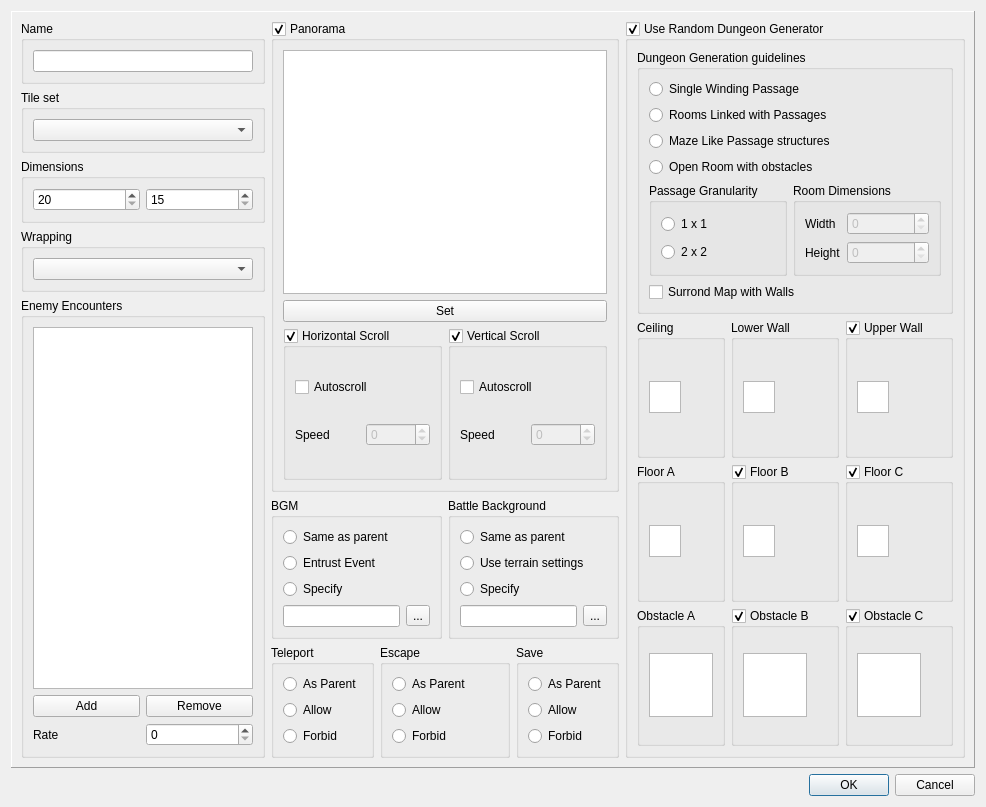
<?xml version="1.0" encoding="UTF-8"?>
<ui version="4.0">
 <class>MapPropertiesDialog</class>
 <widget class="QDialog" name="MapPropertiesDialog">
  <property name="geometry">
   <rect>
    <x>0</x>
    <y>0</y>
    <width>986</width>
    <height>807</height>
   </rect>
  </property>
  <property name="windowTitle">
   <string>Map properties</string>
  </property>
  <layout class="QVBoxLayout" name="verticalLayout">
   <item>
    <widget class="QFrame" name="frame">
     <property name="frameShape">
      <enum>QFrame::Shape::Panel</enum>
     </property>
     <property name="frameShadow">
      <enum>QFrame::Shadow::Raised</enum>
     </property>
     <layout class="QHBoxLayout" name="layoutPanel">
      <item>
       <layout class="QVBoxLayout" name="layoutLeft">
        <item>
         <widget class="QGroupBox" name="groupName">
          <property name="title">
           <string>Name</string>
          </property>
          <layout class="QHBoxLayout" name="layoutName">
           <item>
            <widget class="QLineEdit" name="lineName"/>
           </item>
          </layout>
         </widget>
        </item>
        <item>
         <widget class="QGroupBox" name="groupTileset">
          <property name="title">
           <string>Tile set</string>
          </property>
          <layout class="QVBoxLayout" name="layoutTilset">
           <item>
            <widget class="QComboBox" name="comboTileset"/>
           </item>
          </layout>
         </widget>
        </item>
        <item>
         <widget class="QGroupBox" name="groupDimensions">
          <property name="title">
           <string>Dimensions</string>
          </property>
          <layout class="QHBoxLayout" name="layoutDimensions">
           <item>
            <widget class="QSpinBox" name="spinWidth">
             <property name="minimum">
              <number>20</number>
             </property>
             <property name="maximum">
              <number>999</number>
             </property>
            </widget>
           </item>
           <item>
            <widget class="QSpinBox" name="spinHeight">
             <property name="minimum">
              <number>15</number>
             </property>
             <property name="maximum">
              <number>999</number>
             </property>
            </widget>
           </item>
          </layout>
         </widget>
        </item>
        <item>
         <widget class="QGroupBox" name="groupWrapping">
          <property name="title">
           <string>Wrapping</string>
          </property>
          <layout class="QVBoxLayout" name="layoutWrapping">
           <item>
            <widget class="QComboBox" name="comboWrapping"/>
           </item>
          </layout>
         </widget>
        </item>
        <item>
         <widget class="QGroupBox" name="groupEncounters">
          <property name="title">
           <string>Enemy Encounters</string>
          </property>
          <layout class="QVBoxLayout" name="layoutEncounters">
           <item>
            <widget class="QTableWidget" name="tableEncounters">
             <attribute name="horizontalHeaderVisible">
              <bool>false</bool>
             </attribute>
             <attribute name="horizontalHeaderStretchLastSection">
              <bool>true</bool>
             </attribute>
             <attribute name="verticalHeaderVisible">
              <bool>false</bool>
             </attribute>
             <attribute name="verticalHeaderDefaultSectionSize">
              <number>22</number>
             </attribute>
             <column>
              <property name="text">
               <string>Name</string>
              </property>
             </column>
            </widget>
           </item>
           <item>
            <layout class="QGridLayout" name="layoutAddRemoveEncounter">
             <item row="0" column="0">
              <widget class="QPushButton" name="pushAddEncounter">
               <property name="text">
                <string>Add</string>
               </property>
              </widget>
             </item>
             <item row="0" column="1">
              <widget class="QPushButton" name="pushRemoveEncounter">
               <property name="text">
                <string>Remove</string>
               </property>
              </widget>
             </item>
            </layout>
           </item>
           <item>
            <layout class="QHBoxLayout" name="layoutEncounterRate">
             <item>
              <widget class="QLabel" name="labelEncounterRate">
               <property name="text">
                <string>Rate</string>
               </property>
              </widget>
             </item>
             <item>
              <widget class="QSpinBox" name="spinEncounterRate"/>
             </item>
            </layout>
           </item>
          </layout>
         </widget>
        </item>
       </layout>
      </item>
      <item>
       <layout class="QGridLayout" name="layoutMiddle">
        <item row="0" column="0" colspan="4">
         <widget class="QGroupBox" name="groupPanorama">
          <property name="sizePolicy">
           <sizepolicy hsizetype="Preferred" vsizetype="Preferred">
            <horstretch>2</horstretch>
            <verstretch>2</verstretch>
           </sizepolicy>
          </property>
          <property name="title">
           <string>Panorama</string>
          </property>
          <property name="checkable">
           <bool>true</bool>
          </property>
          <layout class="QGridLayout" name="layoutPanorama">
           <item row="0" column="0" colspan="2">
            <widget class="QGraphicsView" name="graphicsPanorama">
             <property name="minimumSize">
              <size>
               <width>324</width>
               <height>244</height>
              </size>
             </property>
             <property name="maximumSize">
              <size>
               <width>324</width>
               <height>244</height>
              </size>
             </property>
            </widget>
           </item>
           <item row="1" column="0" colspan="2">
            <widget class="QPushButton" name="pushSetPanorama">
             <property name="text">
              <string>Set</string>
             </property>
            </widget>
           </item>
           <item row="2" column="0">
            <widget class="QGroupBox" name="groupHorizontalScroll">
             <property name="title">
              <string>Horizontal Scroll</string>
             </property>
             <property name="checkable">
              <bool>true</bool>
             </property>
             <layout class="QVBoxLayout" name="layoutHorizontalScroll">
              <item>
               <widget class="QCheckBox" name="checkHorizontalAutoscroll">
                <property name="sizePolicy">
                 <sizepolicy hsizetype="Minimum" vsizetype="Fixed">
                  <horstretch>0</horstretch>
                  <verstretch>0</verstretch>
                 </sizepolicy>
                </property>
                <property name="text">
                 <string>Autoscroll</string>
                </property>
               </widget>
              </item>
              <item>
               <layout class="QHBoxLayout" name="layoutHorizontalScrollSpeed">
                <item>
                 <widget class="QLabel" name="labelHorizontalScrollSpeed">
                  <property name="text">
                   <string>Speed</string>
                  </property>
                  <property name="buddy">
                   <cstring>spinHorizontalScrollSpeed</cstring>
                  </property>
                 </widget>
                </item>
                <item>
                 <widget class="QSpinBox" name="spinHorizontalScrollSpeed">
                  <property name="enabled">
                   <bool>false</bool>
                  </property>
                  <property name="minimum">
                   <number>-8</number>
                  </property>
                  <property name="maximum">
                   <number>8</number>
                  </property>
                 </widget>
                </item>
               </layout>
              </item>
             </layout>
            </widget>
           </item>
           <item row="2" column="1">
            <widget class="QGroupBox" name="groupVerticalScroll">
             <property name="title">
              <string>Vertical Scroll</string>
             </property>
             <property name="checkable">
              <bool>true</bool>
             </property>
             <layout class="QVBoxLayout" name="layoutVerticalScroll">
              <item>
               <widget class="QCheckBox" name="checkVerticalAutoscroll">
                <property name="sizePolicy">
                 <sizepolicy hsizetype="Minimum" vsizetype="Fixed">
                  <horstretch>0</horstretch>
                  <verstretch>0</verstretch>
                 </sizepolicy>
                </property>
                <property name="text">
                 <string>Autoscroll</string>
                </property>
               </widget>
              </item>
              <item>
               <layout class="QHBoxLayout" name="layoutVerticalScrollSpeed">
                <item>
                 <widget class="QLabel" name="labelVerticalScrollSpeed">
                  <property name="text">
                   <string>Speed</string>
                  </property>
                  <property name="buddy">
                   <cstring>spinVerticalScrollSpeed</cstring>
                  </property>
                 </widget>
                </item>
                <item>
                 <widget class="QSpinBox" name="spinVerticalScrollSpeed">
                  <property name="enabled">
                   <bool>false</bool>
                  </property>
                  <property name="minimum">
                   <number>-8</number>
                  </property>
                  <property name="maximum">
                   <number>8</number>
                  </property>
                 </widget>
                </item>
               </layout>
              </item>
             </layout>
            </widget>
           </item>
          </layout>
         </widget>
        </item>
        <item row="1" column="0" colspan="2">
         <widget class="QGroupBox" name="groupBGM">
          <property name="title">
           <string>BGM</string>
          </property>
          <layout class="QVBoxLayout" name="layoutBGM">
           <item>
            <widget class="QRadioButton" name="radioBGMparent">
             <property name="text">
              <string>Same as parent</string>
             </property>
            </widget>
           </item>
           <item>
            <widget class="QRadioButton" name="radioBGMevent">
             <property name="text">
              <string>Entrust Event</string>
             </property>
            </widget>
           </item>
           <item>
            <widget class="QRadioButton" name="radioBGMspecify">
             <property name="text">
              <string>Specify</string>
             </property>
            </widget>
           </item>
           <item>
            <layout class="QHBoxLayout" name="layoutBGMname">
             <item>
              <widget class="QLineEdit" name="lineBGMname">
               <property name="sizePolicy">
                <sizepolicy hsizetype="Expanding" vsizetype="Fixed">
                 <horstretch>1</horstretch>
                 <verstretch>0</verstretch>
                </sizepolicy>
               </property>
              </widget>
             </item>
             <item>
              <widget class="QToolButton" name="toolSetBGM">
               <property name="text">
                <string>...</string>
               </property>
              </widget>
             </item>
            </layout>
           </item>
          </layout>
         </widget>
        </item>
        <item row="1" column="2" colspan="2">
         <widget class="QGroupBox" name="groupBattleBackground">
          <property name="title">
           <string>Battle Background</string>
          </property>
          <layout class="QVBoxLayout" name="layoutBattleBackground">
           <item>
            <widget class="QRadioButton" name="radioBackdropParent">
             <property name="text">
              <string>Same as parent</string>
             </property>
            </widget>
           </item>
           <item>
            <widget class="QRadioButton" name="radioBackdropTerrain">
             <property name="text">
              <string>Use terrain settings</string>
             </property>
            </widget>
           </item>
           <item>
            <widget class="QRadioButton" name="radioBackdropSpecify">
             <property name="text">
              <string>Specify</string>
             </property>
            </widget>
           </item>
           <item>
            <layout class="QHBoxLayout" name="layoutBackdropSpecify">
             <item>
              <widget class="QLineEdit" name="lineBackdropName"/>
             </item>
             <item>
              <widget class="QToolButton" name="toolSetBackdrop">
               <property name="text">
                <string>...</string>
               </property>
              </widget>
             </item>
            </layout>
           </item>
          </layout>
         </widget>
        </item>
        <item row="2" column="0">
         <widget class="QGroupBox" name="groupTeleport">
          <property name="title">
           <string>Teleport</string>
          </property>
          <layout class="QVBoxLayout" name="layoutTeleport">
           <item>
            <widget class="QRadioButton" name="radioTeleportParent">
             <property name="text">
              <string>As Parent</string>
             </property>
            </widget>
           </item>
           <item>
            <widget class="QRadioButton" name="radioTeleportAllow">
             <property name="text">
              <string>Allow</string>
             </property>
            </widget>
           </item>
           <item>
            <widget class="QRadioButton" name="radioTeleportForbid">
             <property name="text">
              <string>Forbid</string>
             </property>
            </widget>
           </item>
          </layout>
         </widget>
        </item>
        <item row="2" column="1" colspan="2">
         <widget class="QGroupBox" name="groupEscape">
          <property name="title">
           <string>Escape</string>
          </property>
          <layout class="QVBoxLayout" name="layoutEscape">
           <item>
            <widget class="QRadioButton" name="radioEscapeParent">
             <property name="text">
              <string>As Parent</string>
             </property>
            </widget>
           </item>
           <item>
            <widget class="QRadioButton" name="radioEscapeAllow">
             <property name="text">
              <string>Allow</string>
             </property>
            </widget>
           </item>
           <item>
            <widget class="QRadioButton" name="radioEscapeForbid">
             <property name="text">
              <string>Forbid</string>
             </property>
            </widget>
           </item>
          </layout>
         </widget>
        </item>
        <item row="2" column="3">
         <widget class="QGroupBox" name="groupSave">
          <property name="title">
           <string>Save</string>
          </property>
          <layout class="QVBoxLayout" name="layoutSave">
           <item>
            <widget class="QRadioButton" name="radioSaveParent">
             <property name="text">
              <string>As Parent</string>
             </property>
            </widget>
           </item>
           <item>
            <widget class="QRadioButton" name="radioSaveAllow">
             <property name="text">
              <string>Allow</string>
             </property>
            </widget>
           </item>
           <item>
            <widget class="QRadioButton" name="radioSaveForbid">
             <property name="text">
              <string>Forbid</string>
             </property>
            </widget>
           </item>
          </layout>
         </widget>
        </item>
       </layout>
      </item>
      <item>
       <widget class="QGroupBox" name="groupUseGenerator">
        <property name="sizePolicy">
         <sizepolicy hsizetype="Preferred" vsizetype="Preferred">
          <horstretch>0</horstretch>
          <verstretch>0</verstretch>
         </sizepolicy>
        </property>
        <property name="title">
         <string>Use Random Dungeon Generator</string>
        </property>
        <property name="checkable">
         <bool>true</bool>
        </property>
        <layout class="QVBoxLayout" name="layoutGeneratorGuidelines">
         <item>
          <widget class="QGroupBox" name="groupGeneratorGuidelines">
           <property name="title">
            <string>Dungeon Generation guidelines</string>
           </property>
           <layout class="QVBoxLayout" name="layoutGroupGeneratorGuidelines">
            <item>
             <widget class="QRadioButton" name="radioDungeonSinglePassage">
              <property name="text">
               <string>Single Winding Passage</string>
              </property>
             </widget>
            </item>
            <item>
             <widget class="QRadioButton" name="radioDungeonLinkedRooms">
              <property name="text">
               <string>Rooms Linked with Passages</string>
              </property>
             </widget>
            </item>
            <item>
             <widget class="QRadioButton" name="radioDungeonMaze">
              <property name="text">
               <string>Maze Like Passage structures</string>
              </property>
             </widget>
            </item>
            <item>
             <widget class="QRadioButton" name="radioDungeonOpenRoom">
              <property name="text">
               <string>Open Room with obstacles</string>
              </property>
             </widget>
            </item>
            <item>
             <layout class="QHBoxLayout" name="layoutPassageRoom">
              <item>
               <widget class="QGroupBox" name="groupDungeonPassage">
                <property name="title">
                 <string>Passage Granularity</string>
                </property>
                <layout class="QVBoxLayout" name="layoutDungeonPassage">
                 <item>
                  <widget class="QRadioButton" name="radioDungeonPassage1_1">
                   <property name="text">
                    <string>1 x 1</string>
                   </property>
                  </widget>
                 </item>
                 <item>
                  <widget class="QRadioButton" name="radioDungeonPassage2_2">
                   <property name="text">
                    <string>2 x 2</string>
                   </property>
                  </widget>
                 </item>
                </layout>
               </widget>
              </item>
              <item>
               <widget class="QGroupBox" name="groupRoomDimensions">
                <property name="sizePolicy">
                 <sizepolicy hsizetype="Preferred" vsizetype="Preferred">
                  <horstretch>1</horstretch>
                  <verstretch>0</verstretch>
                 </sizepolicy>
                </property>
                <property name="title">
                 <string>Room Dimensions</string>
                </property>
                <layout class="QGridLayout" name="layoutRoomDimensions">
                 <item row="0" column="0">
                  <widget class="QLabel" name="labelDungeonRoomWidth">
                   <property name="text">
                    <string>Width</string>
                   </property>
                   <property name="buddy">
                    <cstring>spinDungeonRoomWidth</cstring>
                   </property>
                  </widget>
                 </item>
                 <item row="0" column="1">
                  <widget class="QSpinBox" name="spinDungeonRoomWidth">
                   <property name="enabled">
                    <bool>false</bool>
                   </property>
                   <property name="sizePolicy">
                    <sizepolicy hsizetype="Minimum" vsizetype="Fixed">
                     <horstretch>1</horstretch>
                     <verstretch>0</verstretch>
                    </sizepolicy>
                   </property>
                  </widget>
                 </item>
                 <item row="1" column="0">
                  <widget class="QLabel" name="labelDungeonRoomHeight">
                   <property name="text">
                    <string>Height</string>
                   </property>
                   <property name="buddy">
                    <cstring>spinDungeonRoomHeight</cstring>
                   </property>
                  </widget>
                 </item>
                 <item row="1" column="1">
                  <widget class="QSpinBox" name="spinDungeonRoomHeight">
                   <property name="enabled">
                    <bool>false</bool>
                   </property>
                  </widget>
                 </item>
                </layout>
               </widget>
              </item>
             </layout>
            </item>
            <item>
             <widget class="QCheckBox" name="checkDungeonSurroundWithWalls">
              <property name="text">
               <string>Surrond Map with Walls</string>
              </property>
             </widget>
            </item>
           </layout>
          </widget>
         </item>
         <item>
          <layout class="QGridLayout" name="layoutTiles">
           <item row="0" column="0">
            <widget class="QGroupBox" name="groupCeiling">
             <property name="title">
              <string>Ceiling</string>
             </property>
             <layout class="QVBoxLayout" name="layoutCeiling">
              <item>
               <widget class="QGraphicsView" name="graphicsCeiling">
                <property name="minimumSize">
                 <size>
                  <width>32</width>
                  <height>32</height>
                 </size>
                </property>
                <property name="maximumSize">
                 <size>
                  <width>32</width>
                  <height>32</height>
                 </size>
                </property>
                <property name="verticalScrollBarPolicy">
                 <enum>Qt::ScrollBarPolicy::ScrollBarAlwaysOff</enum>
                </property>
                <property name="horizontalScrollBarPolicy">
                 <enum>Qt::ScrollBarPolicy::ScrollBarAlwaysOff</enum>
                </property>
               </widget>
              </item>
             </layout>
            </widget>
           </item>
           <item row="0" column="1">
            <widget class="QGroupBox" name="groupLowerWall">
             <property name="title">
              <string>Lower Wall</string>
             </property>
             <layout class="QVBoxLayout" name="layoutLowerWall">
              <item>
               <widget class="QGraphicsView" name="graphicsLowerWall">
                <property name="minimumSize">
                 <size>
                  <width>32</width>
                  <height>32</height>
                 </size>
                </property>
                <property name="maximumSize">
                 <size>
                  <width>32</width>
                  <height>32</height>
                 </size>
                </property>
                <property name="verticalScrollBarPolicy">
                 <enum>Qt::ScrollBarPolicy::ScrollBarAlwaysOff</enum>
                </property>
                <property name="horizontalScrollBarPolicy">
                 <enum>Qt::ScrollBarPolicy::ScrollBarAlwaysOff</enum>
                </property>
               </widget>
              </item>
             </layout>
            </widget>
           </item>
           <item row="0" column="2">
            <widget class="QGroupBox" name="groupUpperWall">
             <property name="title">
              <string>Upper Wall</string>
             </property>
             <property name="checkable">
              <bool>true</bool>
             </property>
             <layout class="QVBoxLayout" name="layoutUpperWall">
              <item>
               <widget class="QGraphicsView" name="graphicsUpperWall">
                <property name="minimumSize">
                 <size>
                  <width>32</width>
                  <height>32</height>
                 </size>
                </property>
                <property name="maximumSize">
                 <size>
                  <width>32</width>
                  <height>32</height>
                 </size>
                </property>
                <property name="verticalScrollBarPolicy">
                 <enum>Qt::ScrollBarPolicy::ScrollBarAlwaysOff</enum>
                </property>
                <property name="horizontalScrollBarPolicy">
                 <enum>Qt::ScrollBarPolicy::ScrollBarAlwaysOff</enum>
                </property>
               </widget>
              </item>
             </layout>
            </widget>
           </item>
           <item row="1" column="0">
            <widget class="QGroupBox" name="groupFloorA">
             <property name="title">
              <string>Floor A</string>
             </property>
             <layout class="QVBoxLayout" name="layoutFloorA">
              <item>
               <widget class="QGraphicsView" name="graphicsFloorA">
                <property name="minimumSize">
                 <size>
                  <width>32</width>
                  <height>32</height>
                 </size>
                </property>
                <property name="maximumSize">
                 <size>
                  <width>32</width>
                  <height>32</height>
                 </size>
                </property>
                <property name="verticalScrollBarPolicy">
                 <enum>Qt::ScrollBarPolicy::ScrollBarAlwaysOff</enum>
                </property>
                <property name="horizontalScrollBarPolicy">
                 <enum>Qt::ScrollBarPolicy::ScrollBarAlwaysOff</enum>
                </property>
               </widget>
              </item>
             </layout>
            </widget>
           </item>
           <item row="1" column="1">
            <widget class="QGroupBox" name="groupFloorB">
             <property name="title">
              <string>Floor B</string>
             </property>
             <property name="checkable">
              <bool>true</bool>
             </property>
             <layout class="QVBoxLayout" name="layoutFloorB">
              <item>
               <widget class="QGraphicsView" name="graphicsFloorB">
                <property name="minimumSize">
                 <size>
                  <width>32</width>
                  <height>32</height>
                 </size>
                </property>
                <property name="maximumSize">
                 <size>
                  <width>32</width>
                  <height>32</height>
                 </size>
                </property>
                <property name="verticalScrollBarPolicy">
                 <enum>Qt::ScrollBarPolicy::ScrollBarAlwaysOff</enum>
                </property>
                <property name="horizontalScrollBarPolicy">
                 <enum>Qt::ScrollBarPolicy::ScrollBarAlwaysOff</enum>
                </property>
               </widget>
              </item>
             </layout>
            </widget>
           </item>
           <item row="1" column="2">
            <widget class="QGroupBox" name="groupFloorC">
             <property name="title">
              <string>Floor C</string>
             </property>
             <property name="checkable">
              <bool>true</bool>
             </property>
             <layout class="QVBoxLayout" name="layoutFloorC">
              <item>
               <widget class="QGraphicsView" name="graphicsFloorC">
                <property name="minimumSize">
                 <size>
                  <width>32</width>
                  <height>32</height>
                 </size>
                </property>
                <property name="maximumSize">
                 <size>
                  <width>32</width>
                  <height>32</height>
                 </size>
                </property>
                <property name="verticalScrollBarPolicy">
                 <enum>Qt::ScrollBarPolicy::ScrollBarAlwaysOff</enum>
                </property>
                <property name="horizontalScrollBarPolicy">
                 <enum>Qt::ScrollBarPolicy::ScrollBarAlwaysOff</enum>
                </property>
               </widget>
              </item>
             </layout>
            </widget>
           </item>
           <item row="2" column="0">
            <widget class="QGroupBox" name="groupObstacleA">
             <property name="title">
              <string>Obstacle A</string>
             </property>
             <layout class="QVBoxLayout" name="layoutObstacleA">
              <item>
               <widget class="QGraphicsView" name="graphicsObstacleA">
                <property name="minimumSize">
                 <size>
                  <width>64</width>
                  <height>64</height>
                 </size>
                </property>
                <property name="maximumSize">
                 <size>
                  <width>64</width>
                  <height>64</height>
                 </size>
                </property>
                <property name="verticalScrollBarPolicy">
                 <enum>Qt::ScrollBarPolicy::ScrollBarAlwaysOff</enum>
                </property>
                <property name="horizontalScrollBarPolicy">
                 <enum>Qt::ScrollBarPolicy::ScrollBarAlwaysOff</enum>
                </property>
               </widget>
              </item>
             </layout>
            </widget>
           </item>
           <item row="2" column="1">
            <widget class="QGroupBox" name="groupObstacleB">
             <property name="title">
              <string>Obstacle B</string>
             </property>
             <property name="checkable">
              <bool>true</bool>
             </property>
             <layout class="QVBoxLayout" name="layoutObstacleB">
              <item>
               <widget class="QGraphicsView" name="graphicsObstacleB">
                <property name="minimumSize">
                 <size>
                  <width>64</width>
                  <height>64</height>
                 </size>
                </property>
                <property name="maximumSize">
                 <size>
                  <width>64</width>
                  <height>64</height>
                 </size>
                </property>
                <property name="verticalScrollBarPolicy">
                 <enum>Qt::ScrollBarPolicy::ScrollBarAlwaysOff</enum>
                </property>
                <property name="horizontalScrollBarPolicy">
                 <enum>Qt::ScrollBarPolicy::ScrollBarAlwaysOff</enum>
                </property>
               </widget>
              </item>
             </layout>
            </widget>
           </item>
           <item row="2" column="2">
            <widget class="QGroupBox" name="groupObstacleC">
             <property name="title">
              <string>Obstacle C</string>
             </property>
             <property name="checkable">
              <bool>true</bool>
             </property>
             <layout class="QVBoxLayout" name="layoutObstacleC">
              <item>
               <widget class="QGraphicsView" name="graphicsObstacleC">
                <property name="minimumSize">
                 <size>
                  <width>64</width>
                  <height>64</height>
                 </size>
                </property>
                <property name="maximumSize">
                 <size>
                  <width>64</width>
                  <height>64</height>
                 </size>
                </property>
                <property name="verticalScrollBarPolicy">
                 <enum>Qt::ScrollBarPolicy::ScrollBarAlwaysOff</enum>
                </property>
                <property name="horizontalScrollBarPolicy">
                 <enum>Qt::ScrollBarPolicy::ScrollBarAlwaysOff</enum>
                </property>
               </widget>
              </item>
             </layout>
            </widget>
           </item>
          </layout>
         </item>
        </layout>
       </widget>
      </item>
     </layout>
    </widget>
   </item>
   <item>
    <widget class="QDialogButtonBox" name="buttonBox">
     <property name="orientation">
      <enum>Qt::Orientation::Horizontal</enum>
     </property>
     <property name="standardButtons">
      <set>QDialogButtonBox::StandardButton::Cancel|QDialogButtonBox::StandardButton::Ok</set>
     </property>
    </widget>
   </item>
  </layout>
 </widget>
 <resources/>
 <connections>
  <connection>
   <sender>buttonBox</sender>
   <signal>accepted()</signal>
   <receiver>MapPropertiesDialog</receiver>
   <slot>accept()</slot>
   <hints>
    <hint type="sourcelabel">
     <x>266</x>
     <y>575</y>
    </hint>
    <hint type="destinationlabel">
     <x>157</x>
     <y>274</y>
    </hint>
   </hints>
  </connection>
  <connection>
   <sender>buttonBox</sender>
   <signal>rejected()</signal>
   <receiver>MapPropertiesDialog</receiver>
   <slot>reject()</slot>
   <hints>
    <hint type="sourcelabel">
     <x>334</x>
     <y>575</y>
    </hint>
    <hint type="destinationlabel">
     <x>286</x>
     <y>274</y>
    </hint>
   </hints>
  </connection>
  <connection>
   <sender>checkHorizontalAutoscroll</sender>
   <signal>toggled(bool)</signal>
   <receiver>spinHorizontalScrollSpeed</receiver>
   <slot>setEnabled(bool)</slot>
   <hints>
    <hint type="sourcelabel">
     <x>334</x>
     <y>253</y>
    </hint>
    <hint type="destinationlabel">
     <x>333</x>
     <y>280</y>
    </hint>
   </hints>
  </connection>
  <connection>
   <sender>checkVerticalAutoscroll</sender>
   <signal>toggled(bool)</signal>
   <receiver>spinVerticalScrollSpeed</receiver>
   <slot>setEnabled(bool)</slot>
   <hints>
    <hint type="sourcelabel">
     <x>469</x>
     <y>253</y>
    </hint>
    <hint type="destinationlabel">
     <x>468</x>
     <y>280</y>
    </hint>
   </hints>
  </connection>
  <connection>
   <sender>radioDungeonLinkedRooms</sender>
   <signal>toggled(bool)</signal>
   <receiver>spinDungeonRoomWidth</receiver>
   <slot>setEnabled(bool)</slot>
   <hints>
    <hint type="sourcelabel">
     <x>614</x>
     <y>97</y>
    </hint>
    <hint type="destinationlabel">
     <x>715</x>
     <y>196</y>
    </hint>
   </hints>
  </connection>
  <connection>
   <sender>radioDungeonLinkedRooms</sender>
   <signal>toggled(bool)</signal>
   <receiver>spinDungeonRoomHeight</receiver>
   <slot>setEnabled(bool)</slot>
   <hints>
    <hint type="sourcelabel">
     <x>534</x>
     <y>93</y>
    </hint>
    <hint type="destinationlabel">
     <x>725</x>
     <y>210</y>
    </hint>
   </hints>
  </connection>
 </connections>
</ui>
